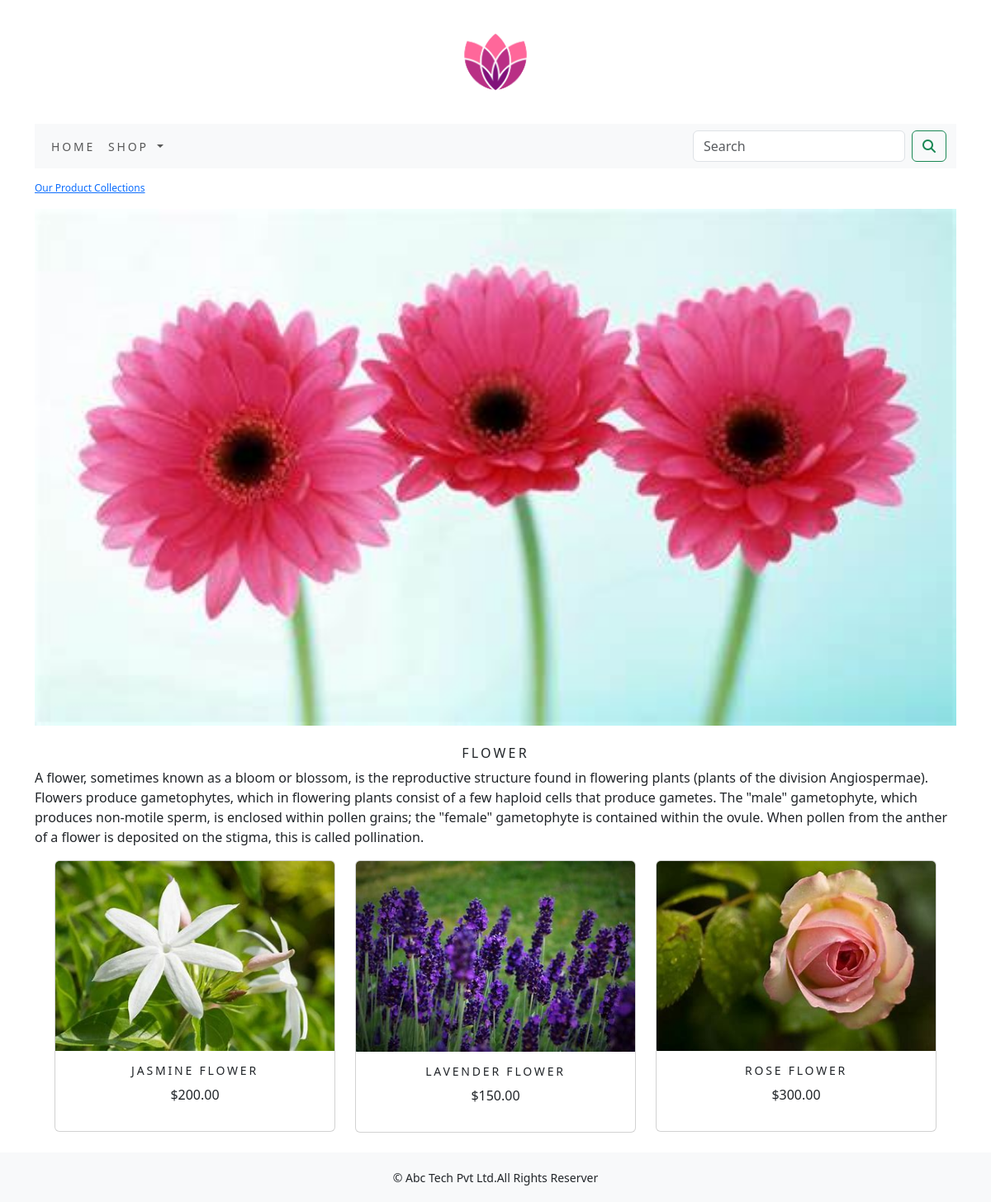
The page /eco1app/flower/ on the database its author committed.
### eco1app/models.py (models this page shows, shortened)
class Category(models.Model):
    name=models.CharField(max_length=250,unique=True)
    slug=models.SlugField(max_length=250,unique=True)
    desc=models.TextField(blank=True)
    img=models.ImageField(upload_to='category',blank=True)
    class Meta:
        ordering=('name',)
        verbose_name='category'
        verbose_name_plural='categories'
    def get_url(self):
        return reverse('eco1app:products_by_category',args=[self.slug])

class Product(models.Model):
    name=models.CharField(max_length=250,unique=True)
    slug=models.SlugField(max_length=250,unique=True)
    desc=models.TextField(blank=True)
    price=models.DecimalField(max_digits=10,decimal_places=2)
    category=models.ForeignKey(Category,on_delete=models.CASCADE)
    img=models.ImageField(upload_to='product',blank=True)
    stock=models.IntegerField()
    available=models.BooleanField(default=True)
    created=models.DateTimeField(auto_now_add=True)
    updated=models.DateTimeField(auto_now=True)
    class Meta:
        ordering = ('name',)
        verbose_name = 'product'
        verbose_name_plural = ('products')
    def get_url(self):
        return reverse('eco1app:prodCatdetail',args=[self.category.slug,self.slug])

### eco1app/views.py (the view)
# urls.py: path('',views.allProdCat,name='allProdCat'),
def allProdCat(request,c_slug=None):
    c_page=None
    products_list=None
    if c_slug!=None:
        c_page=get_object_or_404(Category,slug=c_slug)
        products_list=Product.objects.all().filter(category=c_page,available=True)
    else:
        products_list=Product.objects.all().filter(available=True)
    paginator=Paginator(products_list,6)
    try:
        page=int(request.GET.get('page','1'))
    except:
        page=1
    try:
        products=paginator.page(page)
    except (EmptyPage,InvalidPage):
        products=paginator.page(paginator.num_pages)
    return render(request,'category.html',{'category':c_page,'products':products})

### cartapp/context_processors.py (called while the page is built)
def counter(request):
    item_count=0
    if 'admin' in request.path:
        return {}
    else:
        try:
            cart=Cart.objects.filter(cart_id=_cart_id(request))
            cart_items=cartitem.objects.all().filter(cart=cart[:1])
            for cart_item in cart_items:
                item_count += cart_item.quantity
        except Cart.DoesNotExist:
            item_count =0
    return dict(item_count=item_count)

### cartapp/views.py (called while the page is built)
def _cart_id(request):
    cart=request.session.session_key
    if not cart:
        cart=request.session.create()
    return cart

### eco1app/context_processors.py (called while the page is built)
def menu_links(request):
    links=Category.objects.all()
    return dict(links=links)

### templates/category.html (shortened to what this page needs)
{% extends 'base.html' %}
{% load static %}
{% block content %}
{% if category %}
<div>
    <div class="row my_row_class" >
        <div class="mx-auto">
        <p><a href="{%url 'eco1app:allProdCat' %}">Our Product Collections</a> </p>
    </div>
        </div>
</div>
    {% endif %}
<div class="mx-auto">
    {% if category %}
    <img class="my_image" src="{{category.img.url}}" alt="{{category.name}}">
</div>
<br>
<div>
    <h1 class="text-center my_title">{{category.name}}</h1>
    <p class="text-justify">{{category.desc}}</p>
</div>
{% endif %}
<div class="container">
    <div class="row mx-auto">
        {% for product in products.object_list %}
        <div class="my_bottom_margin col-9 col-sm-12 col-md-4 col-lg-4">
            <div class="card text-center" style="min-width:18rem;">
                <a href="{{product.get_url}}"><img class="card-img-top my_image" src="{{product.img.url}}" alt="{{product.name}}"></a>
            <div class="card-body">
                <h4>{{product.name}}</h4>
                <p>${{product.price}}</p>
            </div>
            </div>
        </div>
        {% endfor %}
    </div>
    <br>
</div>
{% endblock %}

### static/css/custom.css (style rules this page uses)
body { font-family: 'Roboto', sans-serif; }
.my_row_class { padding-top:15px; }
.my_row_class .mx-auto { color:#000; font-size:12px; }
.my_image { width:100%; height:auto; }
.my_title { font-size:16px; text-transform:uppercase; letter-spacing:.2em; }
.my_bottom_margin { margin--bottom:10px; }
.card-body h4 { font-size:14px; text-transform:uppercase; letter-spacing:.2em; }

### rows shown on the page
Category: img (picture), name "FLOWER", desc "A flower, sometimes known as a bloom or blossom, is the reproductive structure found in flowering plants (plants of the division Angiospermae). Flowers produce gametophytes, which in flowering plants consist of a few haploid cells that produce gametes. The \"male\" gametophyte, which produces non-motile sperm, is enclosed within pollen grains; the \"female\" gametophyte is contained within the ovule. When pollen from the anther of a flower is deposited on the stigma, this is called pollination."
Product: img (picture), name "JASMINE FLOWER", price "200.00"
Product: img (picture), name "LAVENDER FLOWER", price "150.00"
Product: img (picture), name "ROSE FLOWER", price "300.00"
